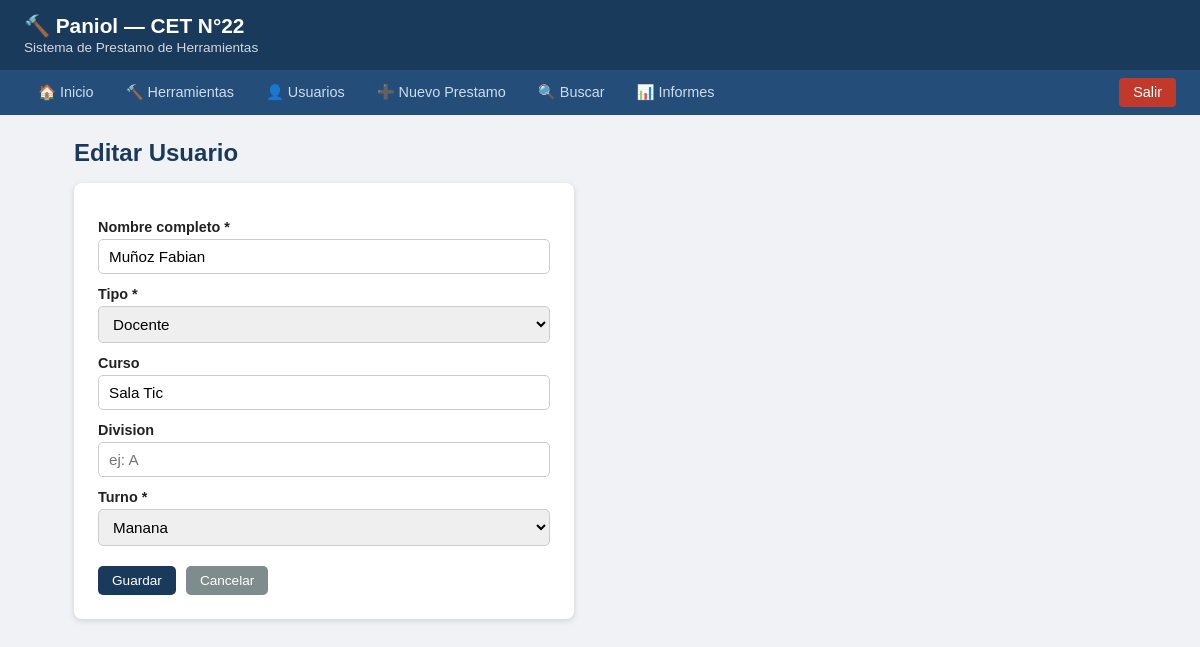
The app's page /usuarios/editar/1 (signed in) with its own data.
### tables this page shows
CREATE TABLE usuarios (
            id        INTEGER PRIMARY KEY AUTOINCREMENT,
            nombre    TEXT NOT NULL,
            curso     TEXT,
            division  TEXT,
            turno     TEXT NOT NULL,
            tipo      TEXT DEFAULT 'Alumno'
        );

### app.py (the view)
@app.route("/usuarios/editar/<int:id>", methods=["GET","POST"])
def editar_usuario(id):
    if login_req(): return redirect(url_for("login"))
    conn = get_conn()
    if request.method == "POST":
        conn.execute("UPDATE usuarios SET nombre=?,curso=?,division=?,turno=?,tipo=? WHERE id=?",
            (request.form["nombre"], request.form["curso"],
             request.form["division"], request.form["turno"], request.form["tipo"], id))
        conn.commit(); conn.close()
        return redirect(url_for("usuarios"))
    u = conn.execute("SELECT * FROM usuarios WHERE id=?", (id,)).fetchone()
    conn.close()
    return render_template("usuario_form.html", usuario=u)

### app.py (called while the page is built)
def get_conn():
    conn = sqlite3.connect(DB_PATH)
    conn.row_factory = sqlite3.Row
    return conn

def login_req():
    return not session.get("logged")

### templates/usuario_form.html
{% extends "base.html" %}
{% block content %}
<h2>{% if usuario %}Editar{% else %}Nuevo{% endif %} Usuario</h2>
<div class="form-card">
  <form method="POST">
    <label>Nombre completo *</label>
    <input name="nombre" required value="{{ usuario.nombre if usuario else '' }}">
    <label>Tipo *</label>
    <select name="tipo">
      {% for t in ['Alumno','Docente'] %}
      <option value="{{ t }}" {% if usuario and usuario.tipo==t %}selected{% endif %}>{{ t }}</option>
      {% endfor %}
    </select>
    <label>Curso</label>
    <input name="curso" value="{{ usuario.curso if usuario else '' }}" placeholder="ej: 3">
    <label>Division</label>
    <input name="division" value="{{ usuario.division if usuario else '' }}" placeholder="ej: A">
    <label>Turno *</label>
    <select name="turno">
      {% for t in ['Manana','Tarde'] %}
      <option value="{{ t }}" {% if usuario and usuario.turno==t %}selected{% endif %}>{{ t }}</option>
      {% endfor %}
    </select>
    <div class="form-actions">
      <button class="btn btn-primary" type="submit">Guardar</button>
      <a href="/usuarios" class="btn btn-secondary">Cancelar</a>
    </div>
  </form>
</div>
{% endblock %}

### templates/base.html (style rules this page uses)
* { box-sizing:border-box;margin:0;padding:0 }
body { font-family:Arial,sans-serif;background:#f0f2f5;color:#222 }
h2 { margin-bottom:16px;color:#1a3a5c }
.btn { display:inline-block;padding:7px 14px;border-radius:5px;text-decoration:none;font-size:.85rem;cursor:pointer;border:none;font-family:Arial }
.btn-primary { background:#1a3a5c;color:white }
.btn-secondary { background:#7f8c8d;color:white }
form label { display:block;margin-top:12px;font-weight:bold;font-size:.9rem }
form input,form select,form textarea { width:100%;padding:8px 10px;margin-top:4px;border:1px solid #ccc;border-radius:5px;font-size:.95rem }
.form-card { background:white;padding:24px;border-radius:8px;box-shadow:0 2px 6px #0002;max-width:500px }
.form-actions { margin-top:20px;display:flex;gap:10px }

### records on screen
usuarios: nombre "Muñoz Fabian", tipo "Docente", curso "Sala Tic", turno "Manana"
